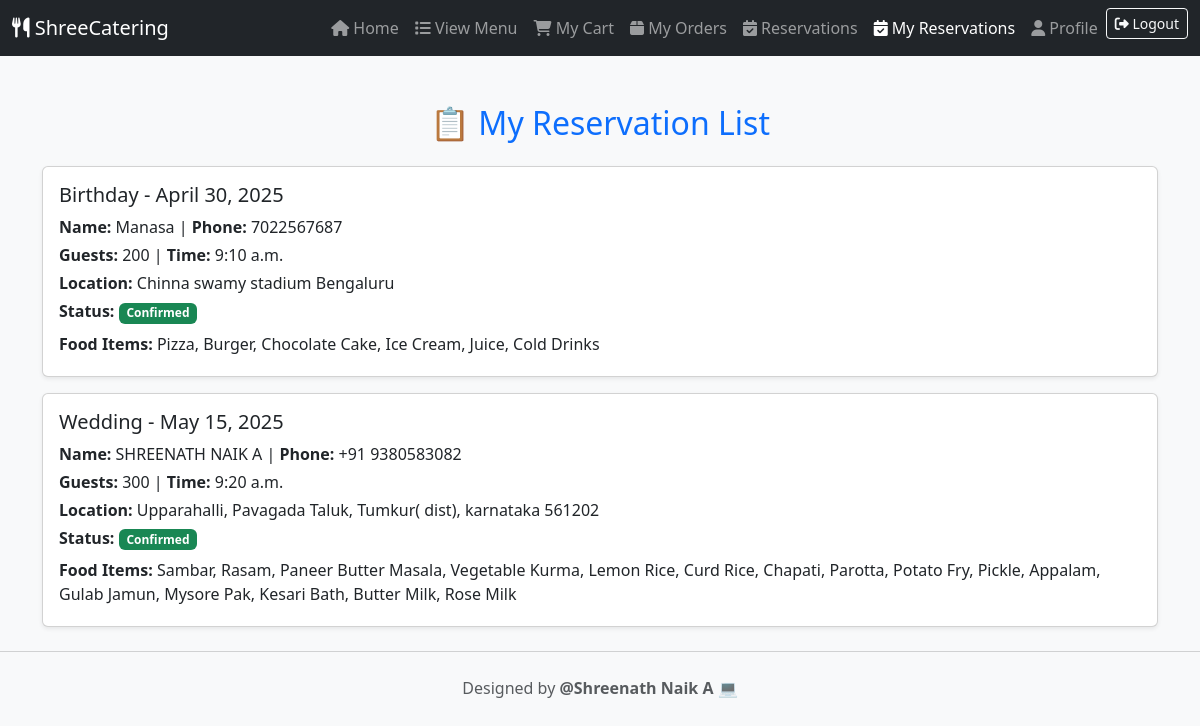
/customer/my-reservations/ (signed in), run on the app's committed database.
### main/models.py (models this page shows, shortened)
class Reservation(models.Model):
    EVENT_CHOICES = [
        ('Wedding', 'Wedding'),
        ('Birthday', 'Birthday'),
        ('Corporate Event', 'Corporate Event'),
        ('Engagement', 'Engagement'),
        ('Housewarming', 'Housewarming'),
        ('Other', 'Other'),
    ]
    STATUS_CHOICES = [
        ('Pending', 'Pending'),
        ('Confirmed', 'Confirmed'),
        ('Rejected', 'Rejected'),
        ('Completed', 'Completed'),
    ]
    user = models.ForeignKey(User, on_delete=models.CASCADE)
    name = models.CharField(max_length=100)
    phone = models.CharField(max_length=15)
    email = models.EmailField()
    event_type = models.CharField(max_length=50, choices=EVENT_CHOICES)
    event_date = models.DateField()
    event_time = models.TimeField()
    number_of_guests = models.PositiveIntegerField()
    location = models.CharField(max_length=255)
    additional_notes = models.TextField(blank=True, null=True)
    status = models.CharField(max_length=20, choices=STATUS_CHOICES, default='Pending')
    created_at = models.DateTimeField(auto_now_add=True)
    food_items = models.TextField(blank=True, null=True)

### main/views.py (the view)
# urls.py: path('customer/my-reservations/', views.my_reservations, name='my_reservations'),
@login_required
def my_reservations(request):
    reservations = Reservation.objects.filter(user=request.user).order_by('-created_at')
    return render(request, 'customer/my_reservations.html', {'reservations': reservations})

### main/templates/customer/my_reservations.html (shortened to what this page needs)
<!DOCTYPE html>
{% load static %}
<html lang="en">
<head>
  <link href="https://cdn.jsdelivr.net/npm/bootstrap@5.3.0/dist/css/bootstrap.min.css" rel="stylesheet">
  <link rel="stylesheet" href="https://cdnjs.cloudflare.com/ajax/libs/font-awesome/6.5.0/css/all.min.css">
</head>
<body style="background-color: #f8f9fa;">
  <nav class="navbar navbar-expand-lg navbar-dark bg-dark">
    <div class="container-fluid">
      <a class="navbar-brand" href="{% url 'customer_dashboard' %}"><i class="fas fa-utensils"></i> ShreeCatering</a>
      <div class="collapse navbar-collapse" id="navbarNav">
        <ul class="navbar-nav ms-auto">
          <li class="nav-item"><a class="nav-link " href="{% url 'customer_dashboard' %}"><i class="fas fa-home"></i> Home</a></li>
          <li class="nav-item"><a class="nav-link " href="{% url 'view_menu' %}"><i class="fas fa-list"></i> View Menu</a></li>
          <li class="nav-item">
            <a class="nav-link " href="{% url 'view_cart' %}">
              <i class="fas fa-cart-shopping"></i> My Cart
            </a>
          </li>
          <li class="nav-item">
             <a class="nav-link " href="{% url 'my_orders' %}"><i class="fas fa-box"></i> My Orders</a>
         </li>
         <li class="nav-item">
               <a class="nav-link " href="{% url 'make_reservation' %}">
               <i class="fas fa-calendar-check"></i> Reservations
               </a>
         </li>
         <li class="nav-item">
              <a class="nav-link active" href="{% url 'my_reservations' %}">
              <i class="fas fa-calendar-check"></i> My Reservations
             </a>
         </li>
           <li class="nav-item"><a class="nav-link " href="{% url 'customer_profile' %}"><i class="fas fa-user"></i> Profile</a></li>
           <li class="nav-item">
            <form method="post" action="{% url 'logout' %}">
              <button type="submit" class="btn btn-outline-light btn-sm"><i class="fas fa-sign-out-alt"></i> Logout</button>
            </form>
          </li>
        </ul>
      </div>
    </div>
  </nav>
<div class="container mt-5">
  <h2 class="text-center text-primary mb-4">📋 My Reservation List</h2>
  {% if reservations %}
    {% for r in reservations %}
      <div class="card mb-3 shadow-sm">
        <div class="card-body">
          <h5 class="card-title">{{ r.event_type }} - {{ r.event_date }}</h5>
          <p class="mb-1"><strong>Name:</strong> {{ r.name }} | <strong>Phone:</strong> {{ r.phone }}</p>
          <p class="mb-1"><strong>Guests:</strong> {{ r.number_of_guests }} | <strong>Time:</strong> {{ r.event_time }}</p>
          <p class="mb-1"><strong>Location:</strong> {{ r.location }}</p>
          <p class="mb-2"><strong>Status:</strong>
            <span class="badge
              {% if r.status == 'Pending' %}bg-warning
              {% elif r.status == 'Confirmed' %}bg-success
              {% elif r.status == 'Rejected' %}bg-danger
              {% elif r.status == 'Completed' %}bg-primary{% endif %}">
              {{ r.status }}
            </span>
          </p>
          <p class="mb-1"><strong>Food Items:</strong> {{ r.food_items }}</p>
        </div>
      </div>
    {% endfor %}
  {% else %}
    <p class="text-center text-muted">No reservations found.</p>
  {% endif %}
</div>
<footer class="text-center text-muted mb-4">
  <hr class="my-4">
  <p>Designed by <strong>@Shreenath Naik A</strong> 💻</p>
</footer>
</body>
</html>

### data on the page
Reservation: event_type "Birthday", event_date "April 30, 2025", name "Manasa", phone "7022567687", number_of_guests "200", event_time "9:10 a.m.", location "Chinna swamy stadium Bengaluru", status "Confirmed", food_items "Pizza, Burger, Chocolate Cake, Ice Cream, Juice, Cold Drinks"
Reservation: event_type "Wedding", event_date "May 15, 2025", name "SHREENATH NAIK A", phone "+91 9380583082", number_of_guests "300", event_time "9:20 a.m.", location "Upparahalli, Pavagada Taluk, Tumkur( dist), karnataka 561202", status "Confirmed", food_items "Sambar, Rasam, Paneer Butter Masala, Vegetable Kurma, Lemon Rice, Curd Rice, Chapati, Parotta, Potato Fry, Pickle, Appalam, Gulab Jamun, Mysore Pak, Kesari Bath, Butter Milk, Rose Milk"
